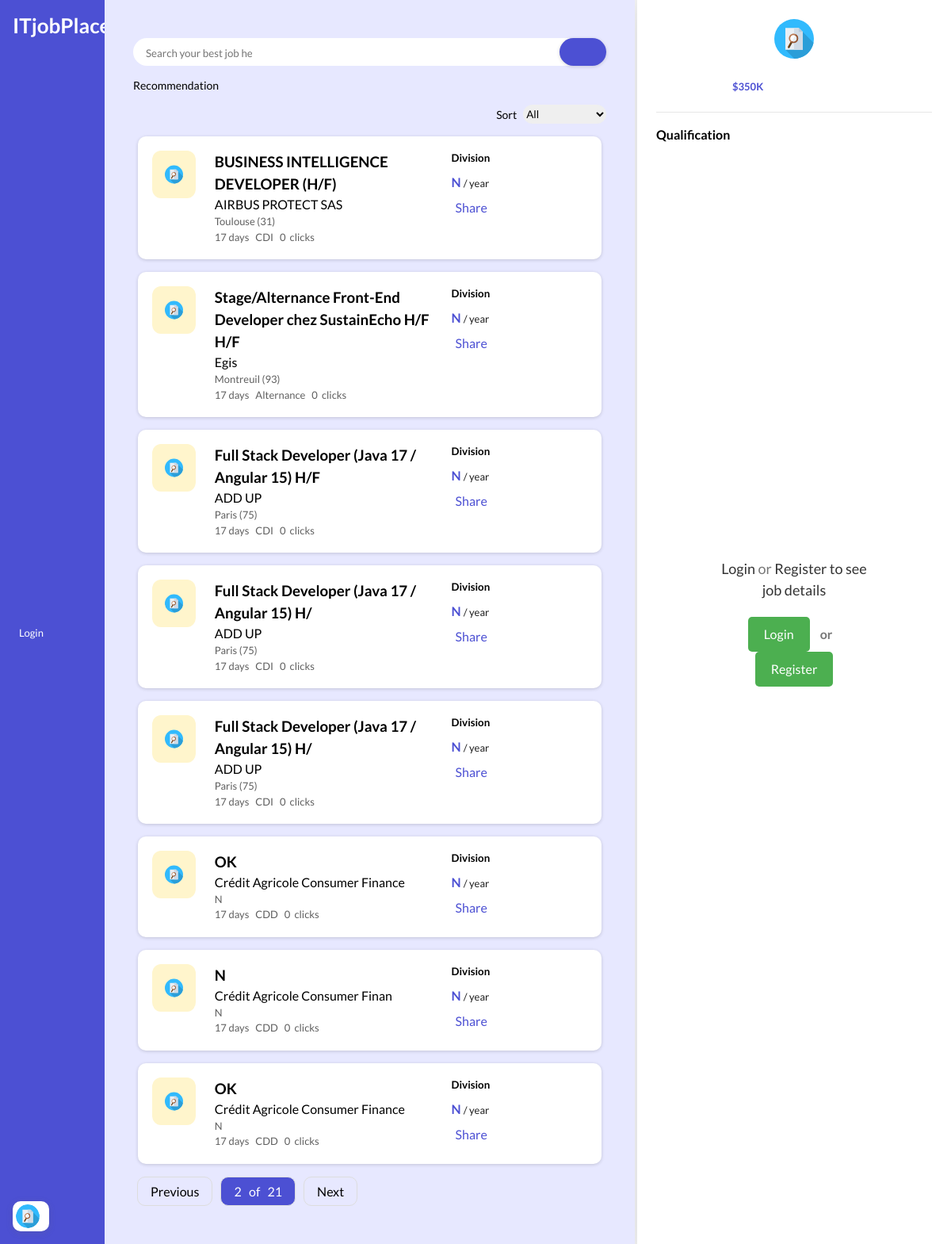
Screenshot of /?page=2 with the database file from the repository.
### job_portal/models.py (models this page shows, shortened)
class Job(models.Model):
    id = models.UUIDField(primary_key=True, default=uuid.uuid4, editable=False, unique=True)
    title = models.CharField(max_length=1000000, null=False)
    company = models.CharField(max_length=10000000, null=True)
    location = models.CharField(max_length=10000000, null=True)
    salary = models.CharField(max_length=10000000, null=True)
    job_type = models.CharField(max_length=10000000, null=True)
    Job_Description = models.CharField(max_length=10000000, null=False)
    link = models.CharField(max_length=10000000, null=False)
    on_click = models.IntegerField(default=0)
    created_at = models.DateTimeField(auto_now_add=True)
    updated_at = models.DateTimeField(auto_now=True)

### job_portal/views.py (the view)
# urls.py: path('', views.index, name='home'),
def index(request):
    searchQuery = request.GET.get('q')  # Get the search query from the URL parameters
    jobs = Job.objects.all()
    current_time = datetime.now(timezone.utc)
    for job in jobs:
        time_difference = current_time - job.created_at
        formatted_time_difference = format_timedelta(time_difference)
        job.created_at = formatted_time_difference
    objects_per_page = 8
    paginator = Paginator(jobs, objects_per_page)
    page = request.GET.get('page')
    try:
        objects = paginator.page(page)
    except PageNotAnInteger:
        objects = paginator.page(1)
    except EmptyPage:
        objects = paginator.page(paginator.num_pages)
    if searchQuery:
        objects = jobs.filter(Q(title__icontains=searchQuery) | Q(company__icontains=searchQuery))
        for job in objects:
            time_difference = current_time - job.created_at
            formatted_time_difference = format_timedelta(time_difference)
            job.created_at = formatted_time_difference
    '''if sortOption == '1':
        objects = jobs.order_by('-created_at')  # Newest Post
    elif sortOption == '2':
        objects = jobs.order_by('created_at')  # Oldest Post'''
    context = {'objects':objects}
    return render(request, 'index.html', context)

### job_portal/views.py (called while the page is built)
def format_timedelta(td):
    seconds_in_minute = 60
    seconds_in_hour = 3600
    seconds_in_day = 86400
    days, seconds = td.days, td.seconds
    hours, remainder = divmod(seconds, seconds_in_hour)
    minutes, seconds = divmod(remainder, seconds_in_minute)
    if days > 0:
        return f"{days} days"
    elif hours > 0:
        return f"{hours} hours"
    elif minutes > 0:
        return f"{minutes} minutes"
    else:
        return f"{seconds} seconds"

### job_portal/templates/index.html (shortened to what this page needs)
{% extends 'extend/main.html' %}
{% block content %}
{% include 'components/sidebar.html' %}
<div class="main">
    <div class="main-header">
        <div class="search">
            <form action="{% url 'filter' %}" method="get">
                <input type="text" name="q" placeholder="Search your best job here...">
                <button class="btn-search" type="submit"></button>
            </form>
        </div>
    </div>
    <div class="filter-wrapper">
        <p>Recommendation</p>
    </div>
    <div class="sort">
        <p>Sort</p>
        <div class="sort-list">
            <select name="sortOption" id="sortOption">
                <option value="0">All</option>
            </select>
        </div>
    </div>
    <div class="wrapper" id="jobList">
        {% include 'components/card.html' %}
    </div>
    {% include 'components/pagination.html' %}
</div>
{% include 'components/details.html' %}
{% endblock %}

### job_portal/templates/components/card.html (shortened to what this page needs)
{% load static %}
{% for job in objects %}
        <div class="card" data-job-id="{{ job.id }}">
            <div class="card-left yellow-bg">
                <img src="{% static 'images/job1.svg' %}" alt="ITjobPlace">
            </div>
            <div class="card-center">
                <h3>{{ job.title }}</h3>
                <p class="card-detail">{{ job.company }}</p>
                <p class="card-loc">{{ job.location }}</p>
                <div class="card-sub">
                    <p> <span class="time">{{ job.created_at }}</span> </p>
                    <p> {{job.job_type}} </p>
                    <p>{{ job.on_click }}&nbsp;&nbsp;clicks</p>
                </div>
            </div>
            <div class="card-right">
                <div class="card-tag">
                    <h5>Division</h5>
                </div>
                <div class="card-salary">
                    <p><b>{{ job.salary }}</b> <span>/ year</span></p>
                </div>
                <div class="share-icon">
                    <a class="copyButton share-icon-text" data-url="http://127.0.0.1:8000{% url 'job_details' job.id %}">Share</a>
                </div>
            </div>
        </div>
{% endfor %}

### static/css/styles.css (style rules this page uses)
:root { --primaryColor:#4c50d3; --secondaryColor: #ffce00; --fontColor: #1e1e1e; --whiteColor: #fff; --greyColor: #e7e7e7; --darkGreyColor: #5f5f5f; --sofPurple: #e7e8ff; --sofBlue: #c3e1ff; --sofYellow: #fff5cc; --softRed: #ffcbc8; }
* { margin: 0; padding: 0; box-sizing: border-box; outline: none; font-family: 'Lato', sans-serif; }
body { width: 100%; height: 100vh; display: flex; }
.main { width: calc(100% - 44.23%); min-height: 100%; min-width: 300px; height: max-content; display: flex; flex-direction: column; padding: 3rem 3%; margin-left: 11%; background-color: var(--sofPurple); z-index: 1; }
.main-header { display: flex; align-items: center; gap: 1rem; }
.search { width: 100%; display: flex; justify-content: space-between; border: none; background-color: none; border-radius: 20px; padding: 0.5rem 1rem; position: relative; background-color: var(--whiteColor); }
.search input { width: 90%; border: none; }
.btn-search { position: absolute; right: 0; top: 0; height: 100%; padding: 0 5%; border: none; background-color: var(--primaryColor); color: var(--whiteColor); font-size: 18px; border-radius: 20px; box-shadow: rgba(0, 0, 0, 0.16) 0px 1px 4px; cursor: pointer; }
.filter-wrapper { margin: 1rem 0; font-size: 14px; }
.sort { display: flex; justify-content: flex-end; align-items: center; gap: 0.5rem; }
.sort p { font-size: 14px; }
.sort-list select { height: 1.5rem; border-radius: 20px; border: none; margin-top: 0 0.5rem; }
.wrapper { width: 100%; display: flex; flex-direction: column; padding: 1rem 0; gap: 1rem; overflow-y: auto; }
.card { display: flex; flex-wrap: wrap; flex-direction: row; align-items: flex-start; padding: 3%; margin: 0 1%; background-color: var(--whiteColor); line-height: 1.5; gap: 1.5rem; box-shadow: rgba(0, 0, 0, 0.16) 0px 1px 4px; border-radius: 10px; cursor: pointer; }
.card-left { width: 10%; min-width: 50px; display: flex; justify-content: center; border-radius: 20%; }
.card-left img { width: 100%; height: auto; min-height: 60px; padding: 1rem; }
.card-center { width: 50%; }
.card-loc, .card-sub { font-size: 13px; color: var(--darkGreyColor); }
.card-sub { display: flex; flex-wrap: wrap; }
.card-sub p { display: flex; padding: 0 0.5rem 0 0; align-items: center; }
.card-right { width: 15%; }
.card-salary { padding: 0.5rem 0; color: var(--primaryColor); }
.card-salary span { color: var(--fontColor); font-size: 13px; }
.yellow-bg { background-color: var(--sofYellow); }
.share-icon { display: flex; align-items: center; color: var(--primaryColor); }
.share-icon-text { margin-left: 5px; }

### job_portal/templates/extend/main.html (style rules this page uses)
body { margin: 0; padding: 0; font-family: Arial, sans-serif; background-color: #f3f3f3; }

### rows the page displays
Job: title "BUSINESS INTELLIGENCE DEVELOPER (H/F)", company "AIRBUS PROTECT SAS", location "Toulouse (31)", created_at "17 days", job_type "CDI", on_click "0", salary "N"
Job: title "Stage/Alternance Front-End Developer chez SustainEcho H/F H/F", company "Egis", location "Montreuil (93)", created_at "17 days", job_type "Alternance", on_click "0", salary "N"
Job: title "Full Stack Developer (Java 17 / Angular 15) H/F", company "ADD UP", location "Paris (75)", created_at "17 days", job_type "CDI", on_click "0", salary "N"
Job: title "Full Stack Developer (Java 17 / Angular 15) H/", company "ADD UP", location "Paris (75)", created_at "17 days", job_type "CDI", on_click "0", salary "N"
Job: title "Full Stack Developer (Java 17 / Angular 15) H/", company "ADD UP", location "Paris (75)", created_at "17 days", job_type "CDI", on_click "0", salary "N"
Job: title "OK", company "Crédit Agricole Consumer Finance", location "N", created_at "17 days", job_type "CDD", on_click "0", salary "N"
Job: title "N", company "Crédit Agricole Consumer Finan", location "N", created_at "17 days", job_type "CDD", on_click "0", salary "N"
Job: title "OK", company "Crédit Agricole Consumer Finance", location "N", created_at "17 days", job_type "CDD", on_click "0", salary "N"

### other values shown
{{ objects.number }} "2"
{{ objects.paginator.num_pages }} "21"
